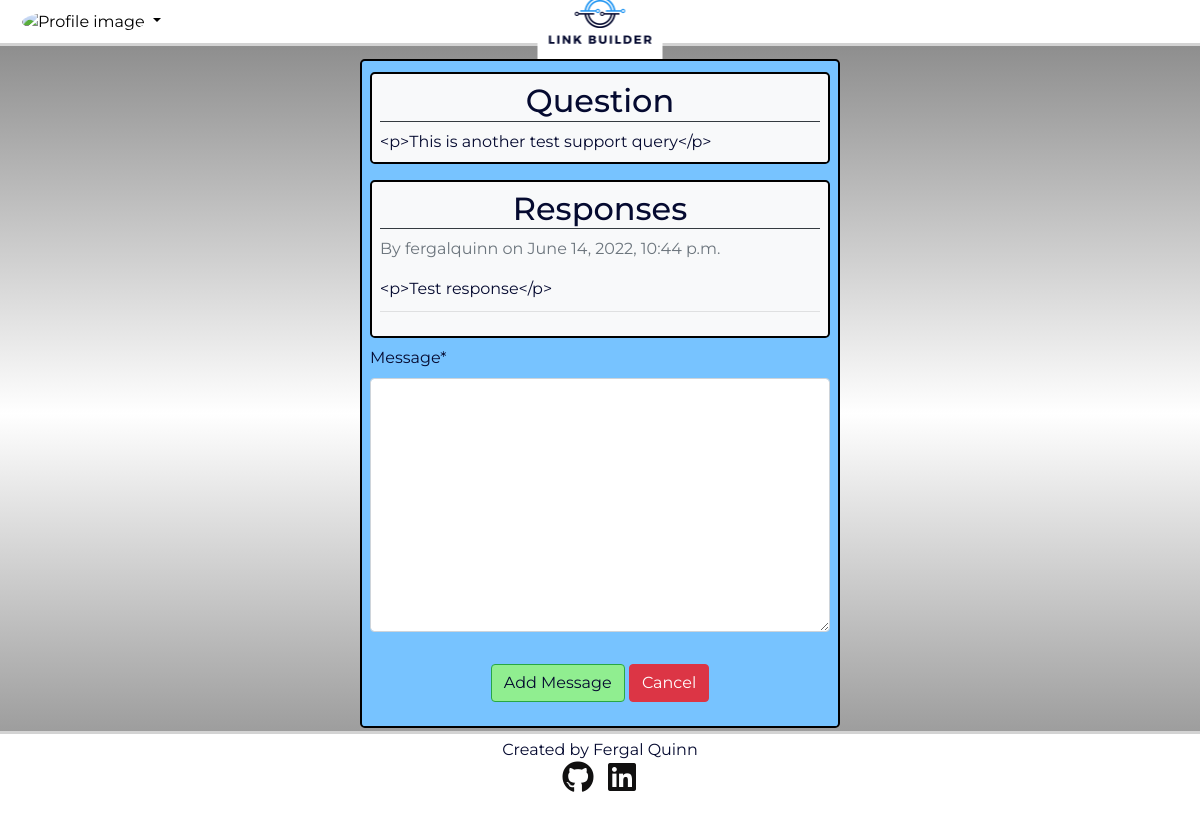
Before: /ticket-details/3/ (signed in) with the older database file.
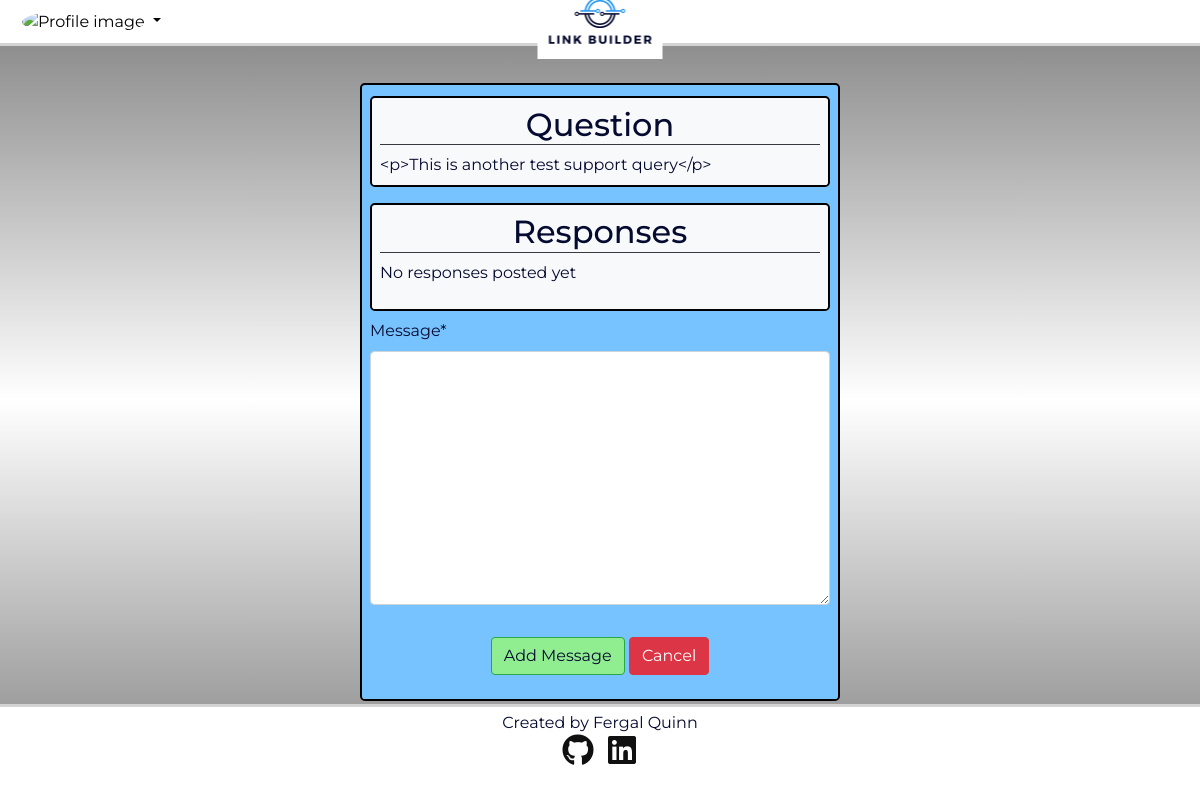
After: the same page with the newer database file.
### accounts/models.py (models this page shows, shortened)
class Support_Tickets(models.Model):
    user = models.ForeignKey(User, on_delete=models.CASCADE,
                             related_name="SupportTickets")
    title = models.CharField(max_length=200, blank=False)
    query = models.TextField(blank=False)
    status = models.IntegerField(choices=STATUS, default=0)
    created_on = models.DateTimeField(auto_now_add=True, editable=False)
    updated_on = models.DateTimeField(auto_now=True)
    class Meta:
        ordering = ["-created_on"]
    class Meta:
        verbose_name_plural = 'Support Tickets'

class Tickets_Messages(models.Model):
    ticket = models.ForeignKey(Support_Tickets, on_delete=models.CASCADE,
                               related_name="Tickets")
    created_on = models.DateTimeField(auto_now_add=True)
    user = models.ForeignKey(User, on_delete=models.CASCADE)
    message = models.TextField(blank=False)
    class Meta:
        ordering = ["-created_on"]
    class Meta:
        verbose_name_plural = 'Support Responses'

### accounts/views.py (the view, shortened to what this page needs)
# urls.py: path('ticket-details/<ticket_id>/', accounts_views.ticket_details,
@login_required()
def ticket_details(request, ticket_id):
    ticket = get_object_or_404(Support_Tickets, id=ticket_id)
    form = SupportMessageForm()
    if request.user == ticket.user:
        ticket_messages = Tickets_Messages.objects.all().filter(ticket=ticket)
        context = {
            'ticket': ticket,
            'ticket_messages': ticket_messages,
            'form': form
            }
        return render(request, 'accounts/ticket_detail.html', context)
    else:
        messages.warning(request, 'You do not have access to this page')
        return redirect('links-home')

### accounts/forms.py
class SupportMessageForm(forms.ModelForm):
    class Meta:
        model = Tickets_Messages
        fields = ['message']

### accounts/templates/accounts/ticket_detail.html (shortened to what this page needs)
{% extends "links/base.html" %}
{% block content %}
{% load crispy_forms_tags %}
{% load tz %}
<div class="jumbotron">
    <div class="jumbotron w-100 bg-light">
        <h1 class="border-bottom border-dark text-center">Question</h1>
        <div>{{ ticket.query }}</div>
    </div>
    <div class="jumbotron w-100 bg-light mt-3 mb-2">
        <h2 class="border-bottom border-dark text-center">Responses</h2>
        {% for ticket_message in ticket_messages %}
        <div>
            <p class="text-muted">By {{ticket_message.user}} on {{ticket_message.created_on}}</p>
            {{ticket_message.message}}
            <hr>
        </div>
        {% empty %}
        <p>No responses posted yet</p>
        {% endfor %}
    </div>
    <form method="POST">
        <fieldset class="form-group">
            {{ form|crispy }}
        </fieldset>
        <div class="text-center">
            <p>
                <button class="btn btn-success" type="submit">
                    Add Message
                </button>
                <button class="btn btn-danger" type="button"
                    onclick="location.href='{% url 'open-support-tickets' %}'">Cancel</button>
            </p>
        </div>
    </form>
</div>
{% endblock %}

### links/templates/links/base.html (shortened to what this page needs)
{% load static %}
<!doctype html>
<html lang="en">
<head>
  <link rel="stylesheet" href="https://cdn.jsdelivr.net/npm/bootstrap@4.6.1/dist/css/bootstrap.min.css"
>
  <link rel="stylesheet" href="https://cdnjs.cloudflare.com/ajax/libs/font-awesome/5.15.3/css/all.min.css">
  <link rel="stylesheet" href="https://cdn.jsdelivr.net/npm/bootstrap-icons@1.8.1/font/bootstrap-icons.css">
  <link rel="stylesheet" href="{% static 'css/style.css' %}">
</head>
<body class="d-flex flex-column min-vh-100">
  <header>
    <nav class="navbar navbar-expand-lg navbar-light bg-white">
      <div class="navbar-nav d-flex">
        {% if user.is_authenticated %}
        <div class="dropdown">
          <button class="dropdown-toggle" type="button" id="dropdownMenuButton" data-toggle="dropdown"
            aria-expanded="false" aria-label="Login-In and Register">
            {% if "placeholder" in user.profile.profile_image.url %}
            <img class="profile-image rounded-circle account-img"
              src="https://res.cloudinary.com/dc4pc9t8i/image/upload/v1652951808/uv2zyend3ck99djnjc7x.jpg"
              alt="Profile image">
            {% else %}
            <img class="profile-image rounded-circle account-img" src="{{ user.profile.profile_image.url }}"
              alt="Profile image">
            {% endif %}
          </button>
        </div>
        {% endif %}
      </div>
      <div id="logo">
        <a href="{% url 'home' %}"><img id="logo-image" src="{% static 'images/Link_Builder.png' %}"
            alt="Link Builder Logo"></a>
      </div>
    </nav>
  </header>
  <main class="flex-fill">
    {% block content %}{% endblock content %}
  </main>
  <footer>
    <div class="container-fluid">
      <div class="row">
        <div class="col">
        </div>
        <div class="text-center col-8 mt-1">
          <div class="uppercase general-sub">Created by Fergal Quinn</div>
          <ul class="list-inline social-links">
            <li class="list-inline-item">
              <a target="_blank" href="https://github.com/fergalquinn77">
                <i class="fab fa-github" aria-hidden="true"></i>
              </a>
            </li>
            <li class="list-inline-item">
              <a target="_blank" href="https://www.linkedin.com/in/fergal-quinn-85247316/">
                <i class="fab fa-linkedin" aria-hidden="true"></i>
              </a>
            </li>
          </ul>
        </div>
        <div class="col">
        </div>
      </div>
    </div>
  </footer>
</body>
</html>

### static/css/style.css (style rules this page uses)
body { color: #050a30; background-image: linear-gradient(rgb(128, 128, 128), white, grey); font-family: 'Montserrat', sans-serif; }
.navbar { border-bottom: solid; border-color: lightgray; }
#logo { position: absolute; left: 50%; transform: translatex(-50%); }
#logo-image { width: 125px; }
header { height: 125px; margin-bottom: 10px; }
footer { height: 100px; background-color: white; border-top: solid; border-color: lightgray; }
.dropdown button { border-width: 0px; background-color: white; }
.profile-image, .company-profile-pic { width: 100px; height: 100px; }
.social-links { padding-bottom: 15px; }
.social-links li a i { width: 32px; height: 32px; padding: 12px 0; font-size: 32px; line-height: 7px; text-align: center; color: #111010; transition: all 0.35s ease-in-out; -moz-transition: all 0.35s ease-in-out; -webkit-transition: all 0.35s ease-in-out; -o-transition: all 0.35s ease-in-out; }
html, body { height: 100%; }
body { display: flex; flex-direction: column; }
a, .btn { color: #050a30; }
.btn-danger { color: white; }
h1 { font-size: 2rem; }
.btn-success { background-color: lightgreen; }
.jumbotron { background-color: #77c3ff; border: 2px; border-style: solid; border-color: black; padding: 0.5rem; width: 40%; margin: 0.2rem auto; }

Changed rows visible on the page:
removed Tickets_Messages: user "fergalquinn", created_on "June 14, 2022, 10:44 p.m.", message "<p>Test response</p>"
Other visible differences:
text now shown: "No responses posted yet"
